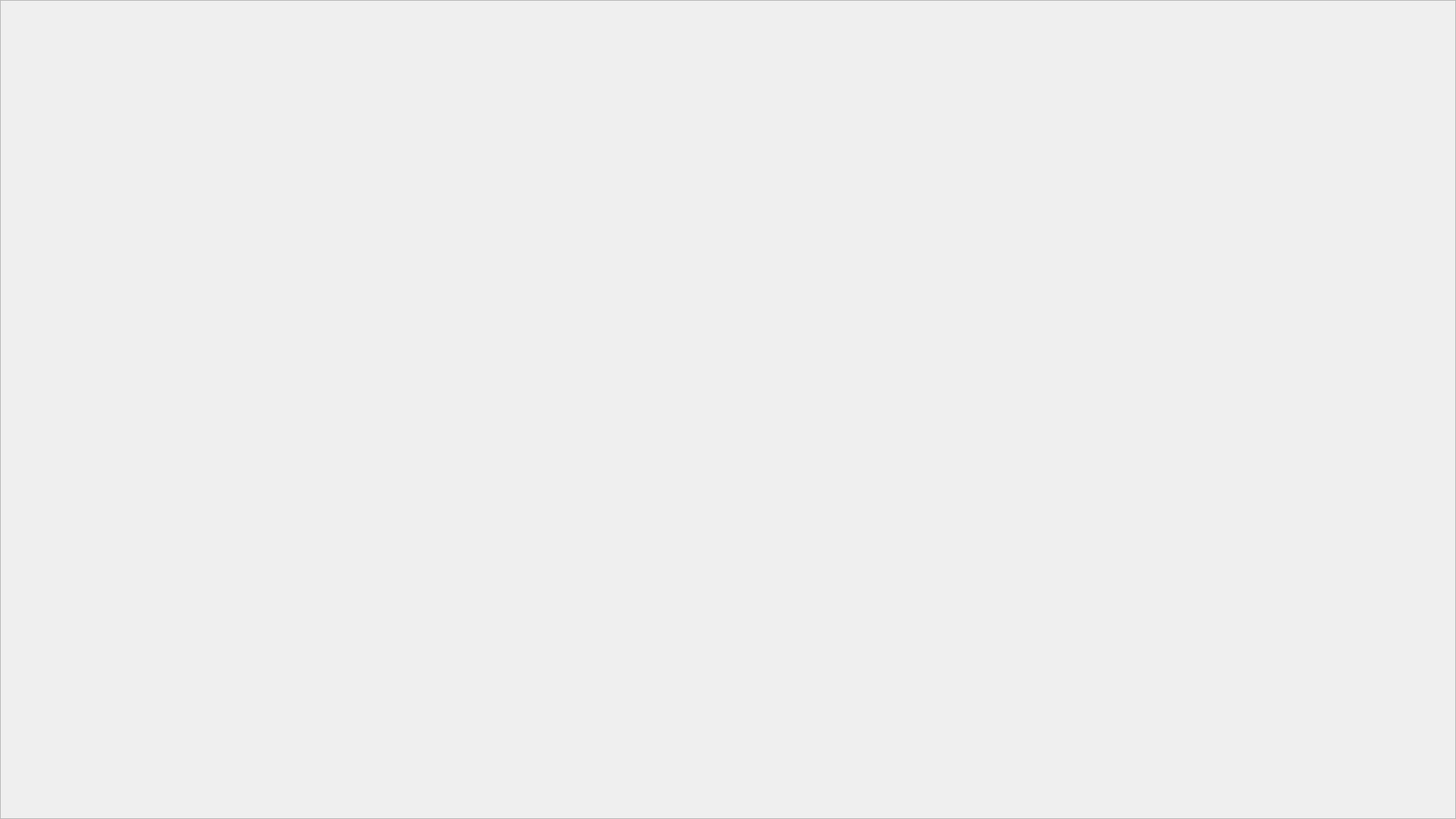
<?xml version="1.0" encoding="UTF-8"?>
<ui version="4.0">
 <class>Dialog</class>
 <widget class="QDialog" name="Dialog">
  <property name="geometry">
   <rect>
    <x>0</x>
    <y>0</y>
    <width>1920</width>
    <height>1080</height>
   </rect>
  </property>
  <property name="windowTitle">
   <string>Dialog</string>
  </property>
  <widget class="QFrame" name="frame">
   <property name="geometry">
    <rect>
     <x>0</x>
     <y>0</y>
     <width>1920</width>
     <height>1080</height>
    </rect>
   </property>
   <property name="frameShape">
    <enum>QFrame::Shape::StyledPanel</enum>
   </property>
   <property name="frameShadow">
    <enum>QFrame::Shadow::Raised</enum>
   </property>
  </widget>
 </widget>
 <resources/>
 <connections/>
</ui>
